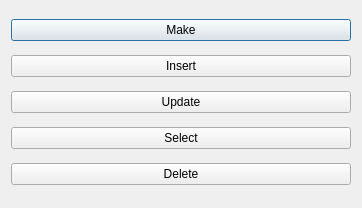
<?xml version="1.0" encoding="UTF-8"?>
<ui version="4.0">
 <class>Dialog</class>
 <widget class="QDialog" name="Dialog">
  <property name="geometry">
   <rect>
    <x>0</x>
    <y>0</y>
    <width>362</width>
    <height>208</height>
   </rect>
  </property>
  <property name="windowTitle">
   <string>Dialog</string>
  </property>
  <layout class="QVBoxLayout" name="verticalLayout">
   <item>
    <widget class="QPushButton" name="pushButton_make">
     <property name="text">
      <string>Make</string>
     </property>
    </widget>
   </item>
   <item>
    <widget class="QPushButton" name="pushButton_insert">
     <property name="text">
      <string>Insert</string>
     </property>
    </widget>
   </item>
   <item>
    <widget class="QPushButton" name="pushButton_update">
     <property name="text">
      <string>Update</string>
     </property>
    </widget>
   </item>
   <item>
    <widget class="QPushButton" name="pushButton_select">
     <property name="text">
      <string>Select</string>
     </property>
    </widget>
   </item>
   <item>
    <widget class="QPushButton" name="pushButton_delete">
     <property name="text">
      <string>Delete</string>
     </property>
    </widget>
   </item>
  </layout>
 </widget>
 <resources/>
 <connections/>
</ui>
